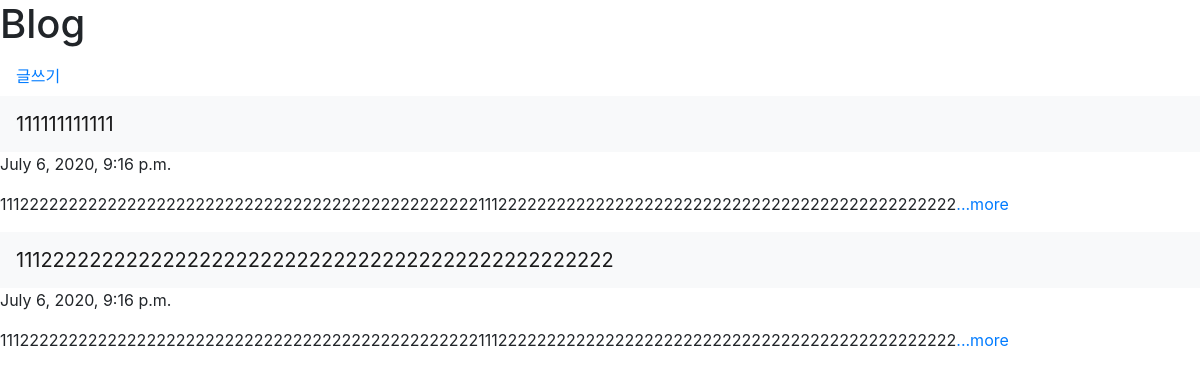
The page / on the database its author committed.
### blog/models.py (models this page shows, shortened)
class Blog(models.Model) :
    title = models.CharField(max_length=200)
    pub_date = models.DateTimeField('date published')
    body = models.TextField()
    def summary(self):
        return self.body[:100]

### blog/views.py (the view)
# urls.py: path('', blog.views.main, name='main'),
def main(request) :
    blogs = Blog.objects
    return render(request, 'blog/main.html', {'blogs':blogs})

### blog/templates/blog/main.html (shortened to what this page needs)
<!DOCTYPE html>
<html lang=kr>
    <head>
        <link rel="stylesheet" href="https://stackpath.bootstrapcdn.com/bootstrap/4.5.0/css/bootstrap.min.css">
        <h1>Blog</h1>
    </head>
    <body>
        <div class="navbar ml-auto">
            <a href="{% url 'new' %}">글쓰기</a>
        </div>
        {% for blog in blogs.all %}
        <nav class="navbar navbar-light bg-light">
            <sapn class="navbar-brand" href="#">{{blog.title}}</s>
          </nav>
            <p> {{blog.pub_date}} </p>
            <p> {{blog.summary}}<a href="{% url 'detail' blog.id %}">...more</a></p>
        {% endfor %}
    </body>
</html>

### rows shown on the page
Blog: title "111111111111", pub_date "July 6, 2020, 9:16 p.m.", summary "1112222222222222222222222222222222222222222222222211122222222222222222222222222222222222222222222222"
Blog: title "11122222222222222222222222222222222222222222222222", pub_date "July 6, 2020, 9:16 p.m.", summary "1112222222222222222222222222222222222222222222222211122222222222222222222222222222222222222222222222"
